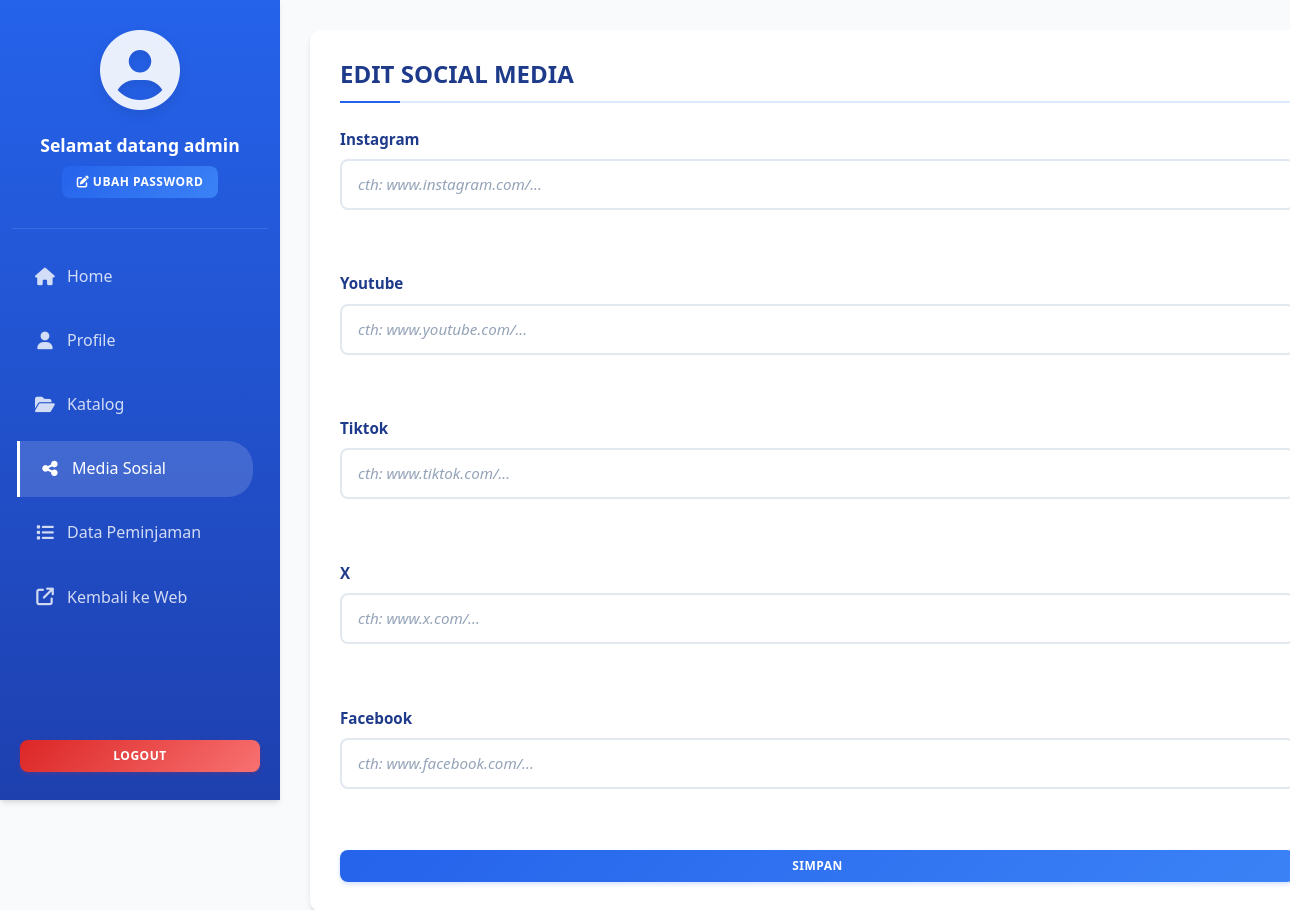
Page /admin/pages/social_media.php (signed in) on the earlier database version.
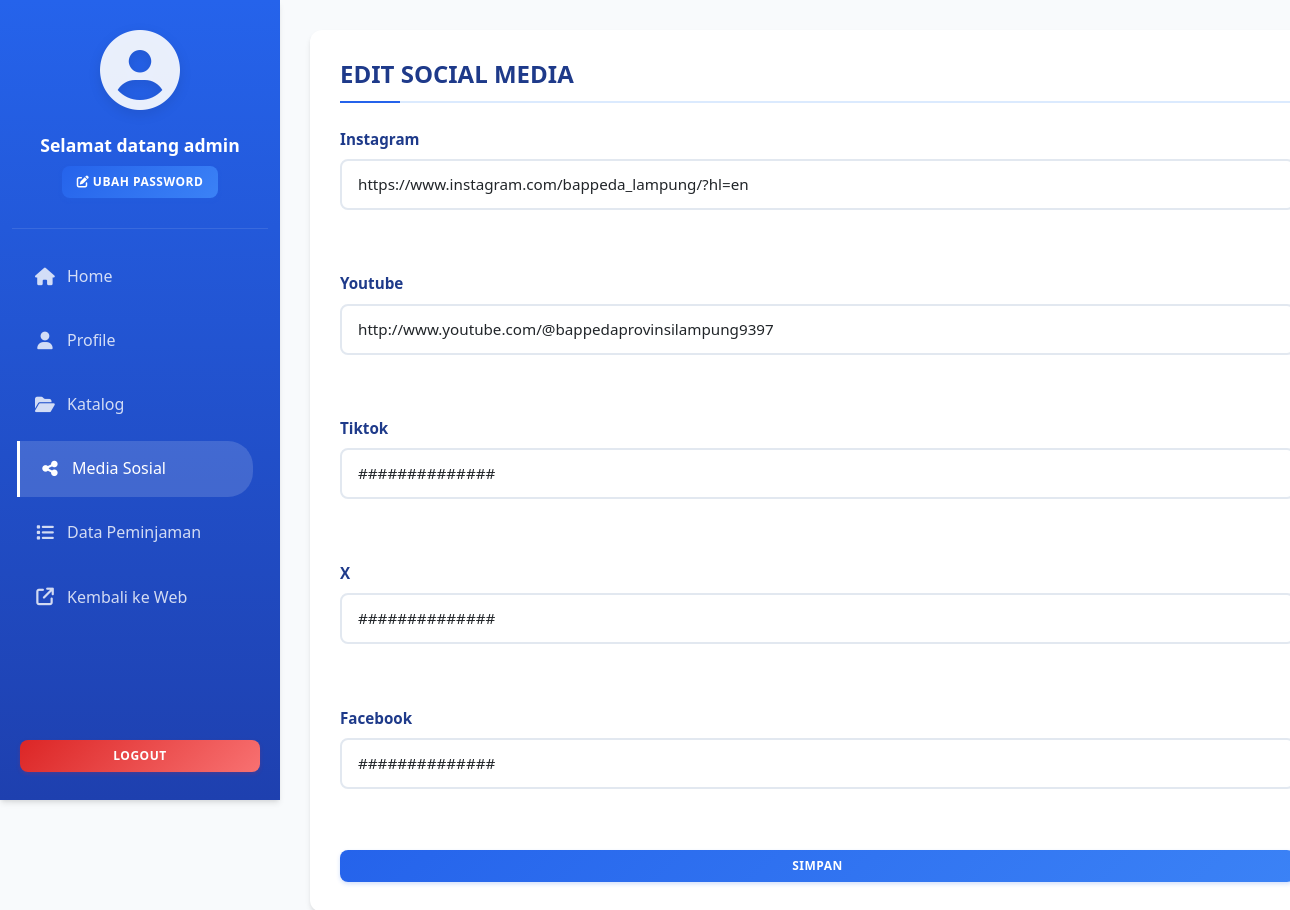
Same page on the later database version.
### tables this page shows
CREATE TABLE `social` (
  `id_social` int NOT NULL AUTO_INCREMENT,
  `instagram` varchar(200) NOT NULL DEFAULT 'https://www.instagram.com/bappeda_lampung/?hl=en',
  `youtube` varchar(200) NOT NULL DEFAULT 'https://www.youtube.com/channel/UCZMZAzUJh0EDYEU5FfV64eg',
  `tiktok` varchar(200) NOT NULL,
  `x` varchar(200) NOT NULL,
  `facebook` varchar(200) NOT NULL,
  PRIMARY KEY (`id_social`)
);

### config/class.php (called while the page is built, shortened)
<?php
class Perpustakaan{
    private $conn;
    public function __construct($dbConnection){
        $this->conn = $dbConnection;
    }
    public function displaySocialMedia():array {
        $stmt = $this->conn->prepare("SELECT * FROM social");
        $stmt->execute();
        $social = $stmt->fetch(PDO::FETCH_ASSOC);
        return [
            "social" => $social
        ];
    }
}

### admin/pages/social_media.php (the view, shortened to what this page needs)
<?php
require_once __DIR__ . "/../../config/class.php";
require_once __DIR__ . "/../config/class.php";
$conn = getConnection();
$perpustakaan = new Perpustakaan($conn);
$socialMedia = $perpustakaan->displaySocialMedia()["social"];
?>
<!DOCTYPE html>
<html lang="en">
<head>
    <link href="https://cdn.jsdelivr.net/npm/bootstrap@5.2.3/dist/css/bootstrap.min.css" rel="stylesheet">
    <link href="https://cdn.jsdelivr.net/npm/bootstrap-icons@1.10.5/font/bootstrap-icons.css" rel="stylesheet">
    <link rel="stylesheet" href="https://cdnjs.cloudflare.com/ajax/libs/font-awesome/6.5.0/css/all.min.css" />
    <link rel="stylesheet" href="https://cdnjs.cloudflare.com/ajax/libs/toastr.js/latest/css/toastr.min.css">
    <link rel="stylesheet" href="../../assets/style/admin_home.css">
</head>
<body>
    <div class="container-fluid">
        <div class="row min-vh-100">
            <div class="col-md-2 col-12 bg-primary">
            <?php include 'nav.php'; ?>
            </div>
            <div class="col-md-10 col-12 bg-success">
                <div>
                    <h1>EDIT SOCIAL MEDIA</h1>
                    <form action="social_media.php" method="POST" id="form_social_media" name="form_social_media" >
                        <label for="instagram" class="form-label">Instagram</label><br>
                        <input class="form-control" autocomplete="off" name="instagram" id="instagram" required placeholder="cth: www.instagram.com/..." value="<?= isset($socialMedia["instagram"]) ? htmlspecialchars($socialMedia["instagram"]) : "" ?>"><br>
                        <label for="youtube" class="form-label">Youtube</label><br>
                        <input class="form-control" autocomplete="off" name="youtube" id="youtube" required placeholder="cth: www.youtube.com/..." value="<?= isset($socialMedia["youtube"]) ? htmlspecialchars($socialMedia["youtube"]) : "" ?>"><br>
                        <label for="tiktok" class="form-label">Tiktok</label><br>
                        <input class="form-control" autocomplete="off" name="tiktok" id="tiktok" required placeholder="cth: www.tiktok.com/..." value="<?= isset($socialMedia["tiktok"]) ? htmlspecialchars($socialMedia["tiktok"]) : "" ?>"><br>
                        <label for="x" class="form-label">X</label><br>
                        <input class="form-control" autocomplete="off" name="x" id="x" required placeholder="cth: www.x.com/..." value="<?= isset($socialMedia["x"]) ? htmlspecialchars($socialMedia["x"]) : "" ?>"><br>
                        <label for="facebook" class="form-label">Facebook</label><br>
                        <input class="form-control" autocomplete="off" name="facebook" id="facebook" required placeholder="cth: www.facebook.com/..." value="<?= isset($socialMedia["facebook"]) ? htmlspecialchars($socialMedia["facebook"]) : "" ?>"><br>
                        <button class="btn btn-primary w-100" type="submit">Simpan</button>
                    </form>
                </div>
            </div>
        </div>
    </div>
</body>
</html>

Differences in the rows shown:
added social: instagram "https://www.instagram.com/bappeda_lampung/?hl=en", youtube "http://www.youtube.com/@bappedaprovinsilampung9397", tiktok "##############", x "##############", facebook "##############"
